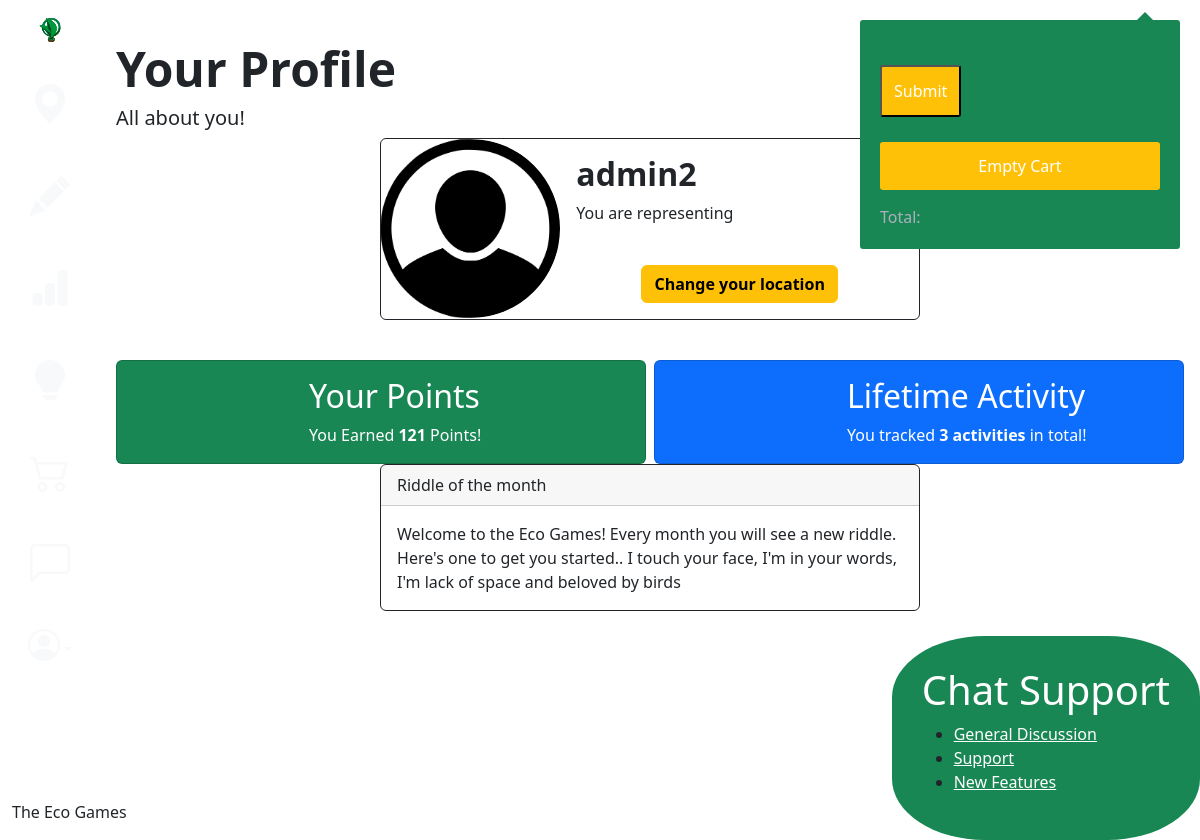
/game/ (signed in), run on an earlier commit of the app's database.
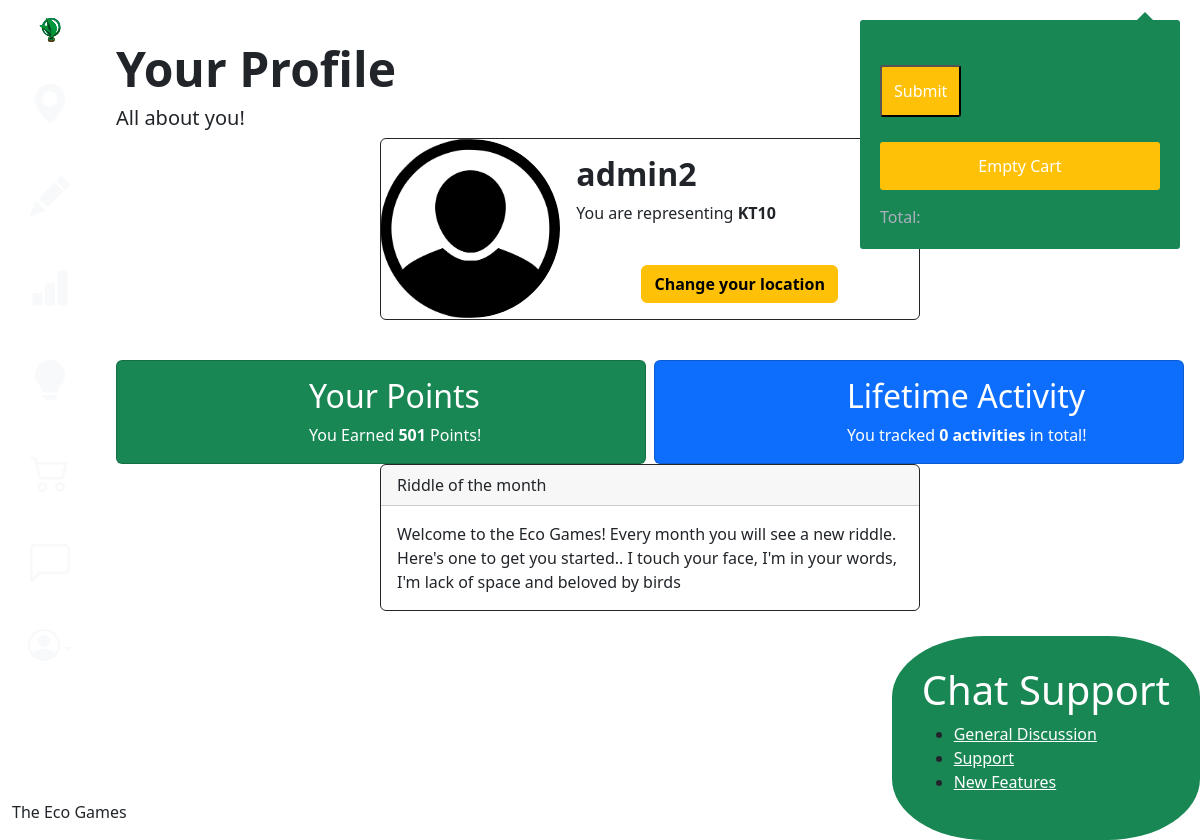
And on a later commit of the database.
### game/models.py (models this page shows, shortened)
class Challenger(models.Model):
    user = models.OneToOneField(User, on_delete=models.CASCADE)
    score = models.IntegerField(default=0)
    postcode=models.CharField(max_length=4)

class Riddles(models.Model):
    r_id=models.IntegerField(default=1)
    text=models.TextField()

### game/views.py (the view)
# urls.py: path('', views.profile, name ='profile'), # Change to account
@login_required
def profile(request):
    context = {}
    player, created = Challenger.objects.get_or_create(user=request.user)
    player.save()
    context['line_items']=getCartItems(player)
    riddle=Riddles.objects.get(r_id=1)
    QUOTE_URL = 'https://api.api-ninjas.com/v1/riddles'
    API_KEY=config('API_KEY')
    today = datetime.date.today()
    if calendar.monthrange(today.year, today.month)[1] == today.day:
        response = requests.get(QUOTE_URL, headers={'X-Api-Key': API_KEY})
        if response.status_code == requests.codes.ok:
            data=response.json()
            question=data[0]['question']
            context['api_response']=question
            riddle.text=question
            riddle.save()
        else:
            print("Error:", response.status_code, response.text)
    else:
        r=getattr(riddle,'text')
        context['api_response']=r
    currentUser = request.user
    context["currentUser"] = currentUser
    context["challenger"] = currentUser.challenger
    locationForm = locationUpdateForm(request.POST or None)
    context["locationForm"] = locationForm
    currentUser = request.user
    currentChallenger = currentUser.challenger
    challengerActivity = LineItem.objects.filter(cart__challenger=currentChallenger).count()
    context["recordedActivities"] = challengerActivity
    return render(request, 'game/profile.html', context)

### game/views.py (called while the page is built)
@login_required
def getCartItems(player):
    cart, created = UserCart.objects.get_or_create(challenger=player)
    cart.save()
    context={}
    context['line_items'] = LineItem.objects.filter(cart=cart, checkedOut=False, dateRecorded=date.today()) #set up the line items
    return context['line_items']

### game/templates/game/profile.html (shortened to what this page needs)
{% extends 'base.html' %}
{% load static %}
{% block content %}
<br>
<h1 class="display-5 fw-bold">Your Profile</h1>
<h5>All about you!</h5>
<div id = "profilePane">
    <div class = "d-flex justify-content-center" >
        <div class="card mb-3 border border-dark" style="max-width: 540px;" id = "profileCard">
            <div class="row g-0">
              <div class="col-md-4">
                <img src="{% static 'defaultprofile.png' %}" class="img-fluid rounded-start rounded-circle" alt="You!">
              </div>
              <div class="col-md-8">
                <div class="card-body">
                  <h2 class="card-title"><strong>{{currentUser.username}}</strong></h2>
                  <p class="card-text">You are representing <strong>{{challenger.postcode}}</strong></p>
                  <br>
                  <div class = "d-flex justify-content-center">
                    <button type = "button" class = "btn btn-warning" data-bs-toggle="modal" data-bs-target="#exampleModal"><strong>Change your location</strong></button>
                  </div>
                </div>
              </div>
            </div>
          </div>
    </div>
</div>
<br>
<div class="row row-cols-2 row-cols-md-2 g-2">
    <div class = "col">
        <div class="card text-white bg-success h-100" id = "pointsCard">
            <div class="row g-0">
              <div class="col-md-4">
              </div>
              <div class="col-md-8">
                <div class="card-body">
                  <h2 class="card-title">Your Points</h2>
                  <p class="card-text">You Earned <strong>{{challenger.score}}</strong> Points!</p>
                </div>
              </div>
            </div>
          </div>
    </div>
    <div class = "col">
        <div class="card text-white bg-primary h-100" id = "activityCard">
            <div class="row g-0">
              <div class="col-md-4">
              </div>
              <div class="col-md-8">
                <div class="card-body">
                  <h2 class="card-title">Lifetime Activity</h2>
                  <p class="card-text">You tracked <strong>{{recordedActivities}} activities</strong> in total!</p>
                </div>
              </div>
            </div>
          </div>
    </div>
</div>
<div id = "profilePane">
      <div class = "d-flex justify-content-center">
          <div class="card mb-3 border border-dark" style="max-width: 540px;" id = "riddle">
            <div class="card-header"><p class="card-text">Riddle of the month</p></div>
            <div class="card-body"><p class="card-text">{{api_response}}</p></div>
          </div>
      </div>
</div>
{% endblock %}

What changed in the data, as far as the page shows it:
changed Challenger: postcode (not shown) → "KT10"; score "121" → "501"
Also different on the page:
{{ recordedActivities }}: "3" → "0"
